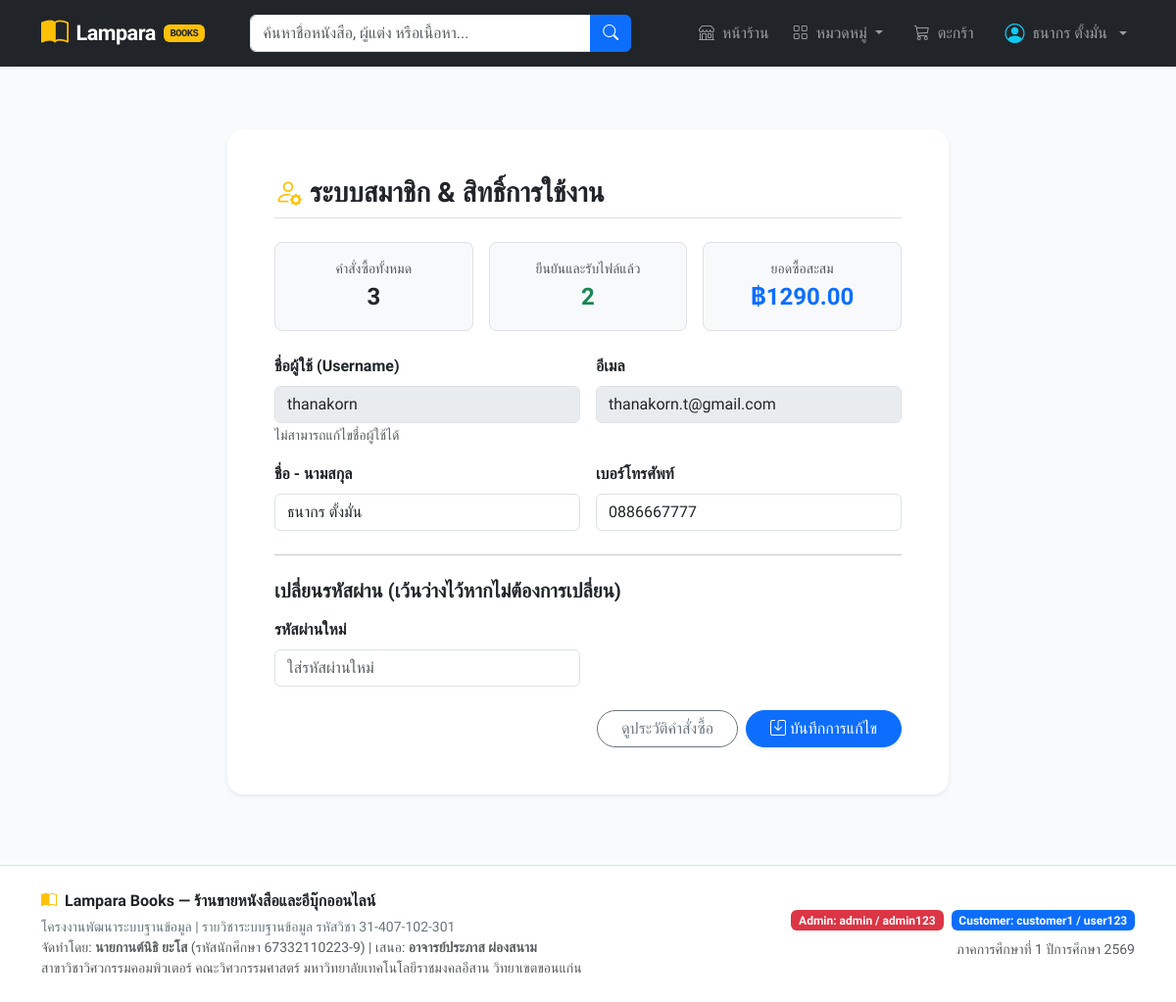
The page /profile (signed in) on the database its author committed.
### tables this page shows
CREATE TABLE users (
    user_id INTEGER PRIMARY KEY AUTOINCREMENT,
    role_id INTEGER NOT NULL DEFAULT 1,
    username TEXT NOT NULL UNIQUE,
    email TEXT NOT NULL UNIQUE,
    password_hash TEXT NOT NULL,
    full_name TEXT NOT NULL,
    phone TEXT,
    created_at TIMESTAMP NOT NULL DEFAULT CURRENT_TIMESTAMP,
    FOREIGN KEY (role_id) REFERENCES roles(role_id) ON UPDATE CASCADE ON DELETE RESTRICT
);

### app.py (the view, shortened to what this page needs)
@app.route('/profile', methods=['GET', 'POST'])
@login_required
def profile():
    conn = get_db()
    user_id = session['user_id']
    user = conn.execute("SELECT * FROM users WHERE user_id = ?", (user_id,)).fetchone()
    order_summary = conn.execute("""
        SELECT
            COUNT(*) as total_orders,
            SUM(CASE WHEN status = 'CONFIRMED' THEN 1 ELSE 0 END) as confirmed_orders,
            COALESCE(SUM(CASE WHEN status = 'CONFIRMED' THEN total_amount ELSE 0 END), 0) as total_spent
        FROM orders WHERE user_id = ?
    """, (user_id,)).fetchone()
    conn.close()
    return render_template('profile.html', user=user, order_summary=order_summary)

### app.py (called while the page is built)
def get_db():
    conn = sqlite3.connect(DB_PATH)
    conn.row_factory = sqlite3.Row
    conn.execute("PRAGMA foreign_keys = ON;")
    return conn

def login_required(f):
    @wraps(f)
    def decorated_function(*args, **kwargs):
        if 'user_id' not in session:
            flash('กรุณาเข้าสู่ระบบก่อนดำเนินการ', 'warning')
            return redirect(url_for('login', next=request.url))
        return f(*args, **kwargs)
    return decorated_function

### templates/profile.html (shortened to what this page needs)
{% extends 'base.html' %}
{% block content %}
<div class="row justify-content-center my-4">
    <div class="col-lg-8">
        <div class="card shadow-sm border-0 rounded-4 p-4 p-md-5 bg-white mb-4">
            <h3 class="fw-bold mb-4 border-bottom pb-2">
                <i class="bi bi-person-gear text-warning me-2"></i>ระบบสมาชิก & สิทธิ์การใช้งาน
            </h3>
            <div class="row g-3 mb-4">
                <div class="col-md-4">
                    <div class="p-3 bg-light rounded-3 border text-center">
                        <small class="text-muted d-block">คำสั่งซื้อทั้งหมด</small>
                        <span class="fs-4 fw-bold text-dark">{{ order_summary.total_orders }}</span>
                    </div>
                </div>
                <div class="col-md-4">
                    <div class="p-3 bg-light rounded-3 border text-center">
                        <small class="text-muted d-block">ยืนยันและรับไฟล์แล้ว</small>
                        <span class="fs-4 fw-bold text-success">{{ order_summary.confirmed_orders }}</span>
                    </div>
                </div>
                <div class="col-md-4">
                    <div class="p-3 bg-light rounded-3 border text-center">
                        <small class="text-muted d-block">ยอดซื้อสะสม</small>
                        <span class="fs-4 fw-bold text-primary">฿{{ "%.2f"|format(order_summary.total_spent) }}</span>
                    </div>
                </div>
            </div>
            <form action="{{ url_for('profile') }}" method="POST">
                <div class="row g-3 mb-3">
                    <div class="col-md-6">
                        <label class="form-label fw-semibold">ชื่อผู้ใช้ (Username)</label>
                        <input type="text" class="form-control" value="{{ user.username }}" readonly disabled>
                        <small class="text-muted">ไม่สามารถแก้ไขชื่อผู้ใช้ได้</small>
                    </div>
                    <div class="col-md-6">
                        <label class="form-label fw-semibold">อีเมล</label>
                        <input type="email" class="form-control" value="{{ user.email }}" readonly disabled>
                    </div>
                </div>
                <div class="row g-3 mb-3">
                    <div class="col-md-6">
                        <label for="full_name" class="form-label fw-semibold">ชื่อ - นามสกุล</label>
                        <input type="text" class="form-control" id="full_name" name="full_name" value="{{ user.full_name }}" required>
                    </div>
                    <div class="col-md-6">
                        <label for="phone" class="form-label fw-semibold">เบอร์โทรศัพท์</label>
                        <input type="tel" class="form-control" id="phone" name="phone" value="{{ user.phone or '' }}">
                    </div>
                </div>
                <hr class="my-4">
                <h5 class="fw-bold mb-3">เปลี่ยนรหัสผ่าน (เว้นว่างไว้หากไม่ต้องการเปลี่ยน)</h5>
                <div class="row g-3 mb-4">
                    <div class="col-md-6">
                        <label for="new_password" class="form-label fw-semibold">รหัสผ่านใหม่</label>
                        <input type="password" class="form-control" id="new_password" name="new_password" placeholder="ใส่รหัสผ่านใหม่">
                    </div>
                </div>
                <div class="d-flex justify-content-end gap-2">
                    <a href="{{ url_for('my_orders') }}" class="btn btn-outline-secondary rounded-pill px-4">ดูประวัติคำสั่งซื้อ</a>
                    <button type="submit" class="btn btn-primary rounded-pill px-4 shadow-sm">
                        <i class="bi bi-save me-1"></i>บันทึกการแก้ไข
                    </button>
                </div>
            </form>
        </div>
    </div>
</div>
{% endblock %}

### templates/base.html (shortened to what this page needs)
<!DOCTYPE html>
<html lang="th">
<head>
    <link href="https://cdn.jsdelivr.net/npm/bootstrap@5.3.3/dist/css/bootstrap.min.css" rel="stylesheet">
    <link href="https://cdn.jsdelivr.net/npm/bootstrap-icons@1.11.3/font/bootstrap-icons.min.css" rel="stylesheet">
    <link href="{{ url_for('static', filename='css/custom.css') }}" rel="stylesheet">
</head>
<body>
    <nav class="navbar navbar-expand-lg navbar-dark bg-dark sticky-top">
        <div class="container">
            <a class="navbar-brand d-flex align-items-center gap-2" href="{{ url_for('index') }}">
                <i class="bi bi-book-half text-warning fs-3"></i>
                <span class="fw-bold">Lampara</span>
                <span class="badge bg-warning text-dark font-monospace" style="font-size: 0.65rem;">BOOKS</span>
            </a>
            <div class="collapse navbar-collapse" id="navbarMain">
                <form class="d-flex mx-auto my-2 my-lg-0 col-12 col-lg-5" action="{{ url_for('index') }}" method="GET">
                    <div class="input-group">
                        <input class="form-control" type="search" name="q" placeholder="ค้นหาชื่อหนังสือ, ผู้แต่ง หรือเนื้อหา..." value="{{ request.args.get('q', '') }}">
                        <button class="btn btn-primary" type="submit">
                            <i class="bi bi-search"></i>
                        </button>
                    </div>
                </form>
                <ul class="navbar-nav ms-auto mb-2 mb-lg-0 align-items-lg-center gap-2">
                    <li class="nav-item">
                        <a class="nav-link" href="{{ url_for('index') }}">
                            <i class="bi bi-shop me-1"></i> หน้าร้าน
                        </a>
                    </li>
                    <li class="nav-item dropdown">
                        <a class="nav-link dropdown-toggle" href="#" role="button" data-bs-toggle="dropdown">
                            <i class="bi bi-grid me-1"></i> หมวดหมู่
                        </a>
                    </li>
                    <li class="nav-item">
                        <a class="nav-link position-relative btn btn-outline-light btn-sm px-3 text-start" href="{{ url_for('view_cart') }}">
                            <i class="bi bi-cart3 me-1"></i> ตะกร้า
                        </a>
                    </li>
                    {% if current_user %}
                    <li class="nav-item dropdown">
                        <a class="nav-link dropdown-toggle d-flex align-items-center gap-2" href="#" role="button" data-bs-toggle="dropdown">
                            <i class="bi bi-person-circle fs-5 text-info"></i>
                            <span>{{ current_user.full_name }}</span>
                        </a>
                    </li>
                    {% endif %}
                </ul>
            </div>
        </div>
    </nav>
    <main class="main-content py-4">
        <div class="container">
            {% block content %}{% endblock %}
        </div>
    </main>
    <footer class="py-4 mt-auto border-top bg-white">
        <div class="container text-muted">
            <div class="row align-items-center">
                <div class="col-md-7 text-md-start mb-3 mb-md-0">
                    <p class="mb-1 fw-bold text-dark d-flex align-items-center gap-2">
                        <i class="bi bi-book-half text-warning"></i>
                        <span>Lampara Books — ร้านขายหนังสือและอีบุ๊กออนไลน์</span>
                    </p>
                    <small class="d-block text-secondary">
                        โครงงานพัฒนาระบบฐานข้อมูล | รายวิชาระบบฐานข้อมูล รหัสวิชา 31-407-102-301
                    </small>
                    <small class="d-block text-muted">
                        จัดทำโดย: <strong>นายกานต์นิธิ ยะโส</strong> (รหัสนักศึกษา 67332110223-9) | เสนอ: <strong>อาจารย์ประภาส ผ่องสนาม</strong>
                    </small>
                    <small class="d-block text-muted">
                        สาขาวิชาวิศวกรรมคอมพิวเตอร์ คณะวิศวกรรมศาสตร์ มหาวิทยาลัยเทคโนโลยีราชมงคลอีสาน วิทยาเขตขอนแก่น
                    </small>
                </div>
                <div class="col-md-5 text-md-end">
                    <div class="mb-2">
                        <span class="badge bg-danger me-1">Admin: admin / admin123</span>
                        <span class="badge bg-primary">Customer: customer1 / user123</span>
                    </div>
                    <small class="text-muted d-block">ภาคการศึกษาที่ 1 ปีการศึกษา 2569</small>
                </div>
            </div>
        </div>
    </footer>
</body>
</html>

### static/css/custom.css (style rules this page uses)
:root { --primary-color: #2563eb; --primary-hover: #1d4ed8; --secondary-color: #0d9488; --accent-color: #f59e0b; --dark-bg: #0f172a; --card-shadow: 0 4px 6px -1px rgba(0, 0, 0, 0.1), 0 2px 4px -2px rgba(0, 0, 0, 0.1); --card-shadow-hover: 0 20px 25px -5px rgba(0, 0, 0, 0.1), 0 8px 10px -6px rgba(0, 0, 0, 0.1); }
body { font-family: 'Prompt', -apple-system, BlinkMacSystemFont, "Segoe UI", Roboto, sans-serif; background-color: #f8fafc; color: #334155; min-height: 100vh; display: flex; flex-direction: column; }
.main-content { flex: 1 0 auto; }
.navbar-brand { font-weight: 700; font-size: 1.35rem; letter-spacing: -0.5px; }
.navbar { box-shadow: 0 1px 3px 0 rgba(0, 0, 0, 0.1); }
footer { background-color: #ffffff; border-top: 1px solid #e2e8f0; }

### rows shown on the page
users: full_name "ธนากร ตั้งมั่น", username "thanakorn", email "thanakorn.t@gmail.com", phone "0886667777"

### other values the page prints
{{ order_summary.total_orders }} "3"
{{ order_summary.confirmed_orders }} "2"
{{ "%.2f"|format(order_summary.total_spent) }} "1290.00"
